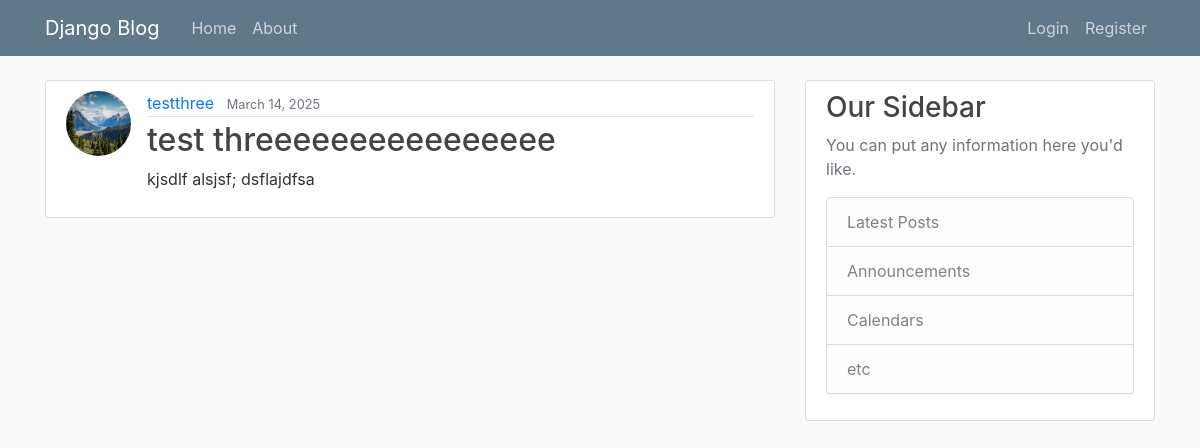
The page /post/8/ on the database its author committed.
### myblog/models.py (models this page shows, shortened)
class Post(models.Model):
    title = models.CharField(max_length=100)
    content = models.TextField()
    date_posted = models.DateTimeField(default=timezone.now)
    author = models.ForeignKey(User, on_delete=models.CASCADE)

### users/models.py (models this page shows, shortened)
class Profile(models.Model):
    user = models.OneToOneField(User, on_delete=models.CASCADE)
    image = models.ImageField(default='default.jpg', upload_to='profile_pics')

### myblog/views.py (the view)
# urls.py: path('post/<int:pk>/', PostDetailView.as_view(), name='post-detail'),
class PostDetailView(DetailView):
    model = Post

### myblog/templates/myblog/post_detail.html (shortened to what this page needs)
{% extends "myblog/base.html" %}
{% block content %}
    <article class="media content-section">
      <img src="{{ post.author.profile.image.url }}" class="rounded-circle article-img" alt="">
        <div class="media-body">
          <div class="article-metadata">
            <a class="mr-2" href="{% url 'myblog:users-posts' object.author.username %}">{{ object.author }}</a>
            <small class="text-muted">{{ object.date_posted|date:"F d, Y" }}</small>
          </div>
          <h2 class="article-title">{{ object.title }}</h2>
          <p class="article-content">{{ object.content }}</p>
        </div>
      </article>
{% endblock content %}

### myblog/static/myblog/main.css (style rules this page uses)
body { background: #fafafa; color: #333333; margin-top: 5rem; }
h1, h2, h3, h4, h5, h6 { color: #444444; }
.content-section { background: #ffffff; padding: 10px 20px; border: 1px solid #dddddd; border-radius: 3px; margin-bottom: 20px; }
.article-title { color: #444444; }
.article-content { white-space: pre-line; }
.article-img { height: 65px; width: 65px; margin-right: 16px; }
.article-metadata { padding-bottom: 1px; margin-bottom: 4px; border-bottom: 1px solid #e3e3e3 }

### rows shown on the page
Post: author.profile.image (placeholder picture), author "testthree", date_posted "March 14, 2025", title "test threeeeeeeeeeeeeeee", content "kjsdlf alsjsf; dsflajdfsa"
